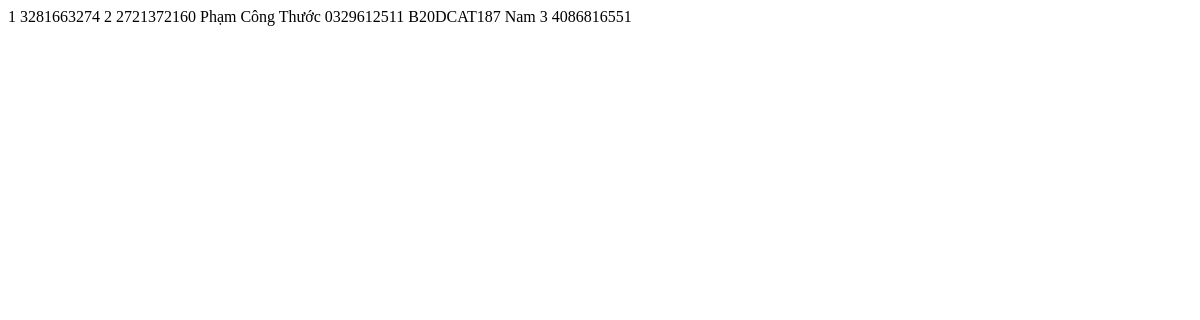
Page /aujnjmciejidwwwenixasi/ (signed in) on the earlier database version.
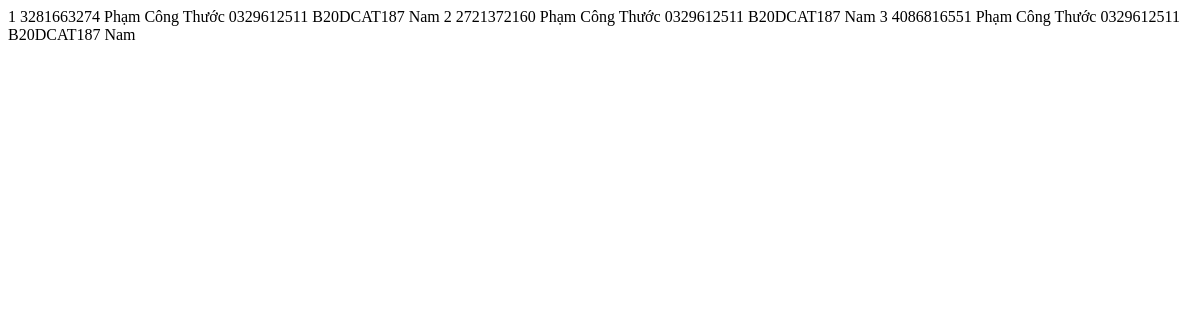
Same page on the later database version.
### attendance/models.py (models this page shows, shortened)
class Student(models.Model):
    card_id = models.IntegerField(unique=True)
    name = models.CharField(max_length=50, blank=True, null=True)
    masv = models.CharField(max_length=50, blank=True, null=True)
    phone = models.CharField(max_length=50, blank=True, null=True)
    sex = models.CharField(max_length=7, blank=True, null=True)
    email = models.EmailField(blank=True, null=True)
    birth_date = models.DateField(blank=True, null=True)

### attendance/views.py (the view)
# urls.py: path('aujnjmciejidwwwenixasi/', views.manage1 , name = 'manage1'),
def manage1(request):
    users = Student.objects.all().order_by('id')
    userset = {'users': users}
    global stat
    stat = ''
    return render(request, 'attendance/allusers.html', userset)

### rfid_project/Middleware.py (called while the page is built)
    def __call__(self, request):
        response = self.get_response(request)
        if not request.user.is_authenticated and request.path != '/login/' and request.path != '/process/':
            return redirect('login')
        return response

### attendance/templates/attendance/allusers.html
    {% for user in users %}
    {% if user.id %}
    <TR>
        <td>{{ forloop.counter }}</td>
        <TD>{{ user.card_id}}</TD>
        {% if user.name %}
        <TD>{{ user.name}}</TD>
        <TD>{{ user.phone}}</TD>
        <TD>{{ user.masv}}</TD>
        <TD>
            {% if user.sex == "male" %}
                Nam
            {% elif user.sex == "female" %}
                Nữ
            {% else %}
                Khác
            {% endif %}
        </TD>
        {% else %}
        <TD></TD>
        <TD></TD>
        <TD></TD>
        {% endif %}
    </TR>
    {% endif %}
    {% endfor %}

Differences in the rows shown:
removed Student: card_id "3281663274"
removed Student: card_id "4086816551"
added Student: card_id "3281663274", name "Phạm Công Thước", phone "0329612511", masv "B20DCAT187", sex "Nam"
added Student: card_id "4086816551", name "Phạm Công Thước", phone "0329612511", masv "B20DCAT187", sex "Nam"
